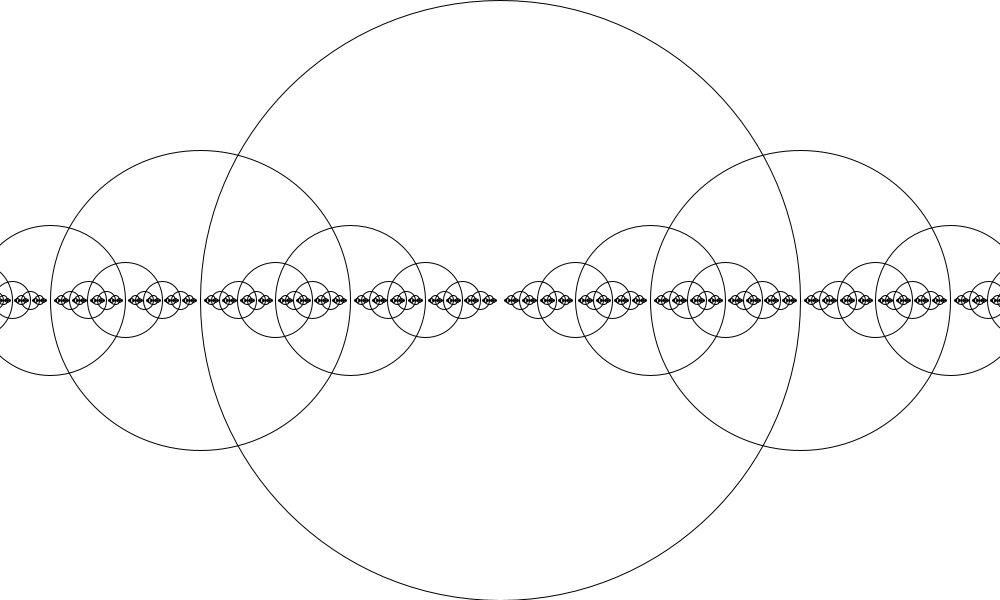
Frame 1 (no input)
Frame 60 (the mouse pressed at the canvas centre just before this capture): identical to frame 1, image omitted
Frame 120 (the mouse held since frame 60 and released just before this capture): identical to frame 1, image omitted

The Processing sketch that drew this single still picture (run headless with seeded random() and noise(); from frame 60 on, the mouse is pressed at the canvas centre):

// Processing sketch: Recursion
// ── Recursion.pde
int rad = 600;

void setup() {
  size(1000, 600);
  background(255);
}

void draw() {
  background(255);
  drawCircle(width / 2, height / 2, rad);
}

void drawCircle(int x, int y, int r) {
  noFill();
  stroke(0);
  ellipse(x, y, r, r);
  if (r > 2) {
    drawCircle(x - r / 2, y, r / 2);
    drawCircle(x + r / 2, y, r / 2);
    //drawCircle(x, y - r / 2, r / 2);
    //drawCircle(x, y + r / 2, r / 2);
  }
}
